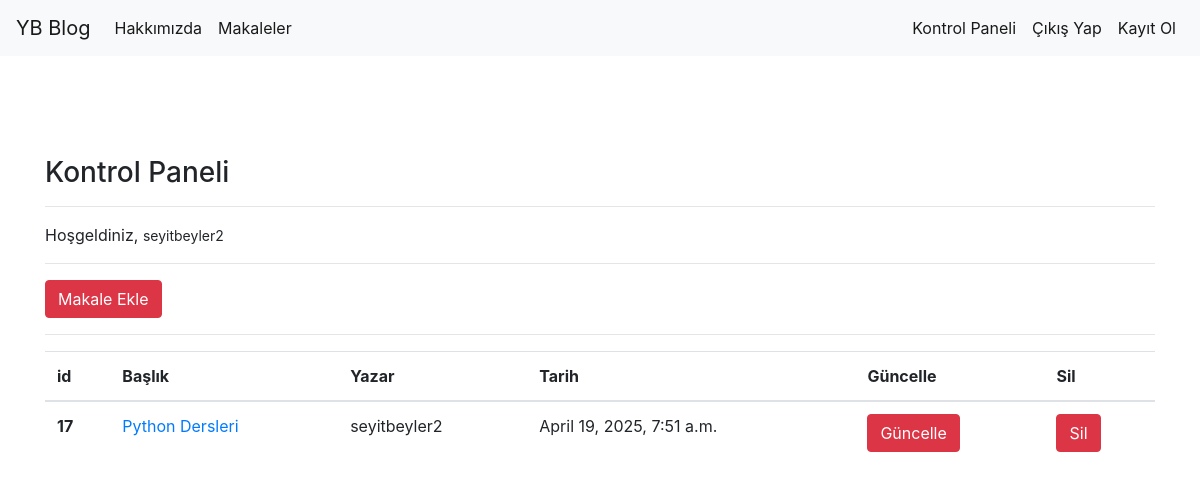
The app's page /articles/dashboard/ (signed in) with its own data.
### article/models.py (models this page shows, shortened)
class Article(models.Model):
    author = models.ForeignKey("auth.User",on_delete = models.CASCADE,verbose_name = "Yazar")
    title = models.CharField(max_length = 50,verbose_name= "Başlık")
    content = RichTextField()
    created_date = models.DateTimeField(auto_now_add=True,verbose_name="Oluşturulma Tarihi")
    article_image = models.FileField(blank = True,null = True,verbose_name = "Makaleye Fotoğraf Ekleyin")
    class Meta:
        ordering = ["-created_date"]

### article/views.py (the view)
# urls.py: path('dashboard/', views.dashboard,name = "dashboard"),
@login_required(login_url = "user:login")
def dashboard(request):
    articles = Article.objects.filter(author = request.user)
    context = {
        "articles":articles
    }
    return render(request,"dashboard.html",context)

### templates/dashboard.html
{% extends "layout.html" %}
{% block body %}
<h3>Kontrol Paneli</h3>
<hr>
<p>
    Hoşgeldiniz, <small>{{request.user.username}}</small>
</p>
<hr>
<a class = "btn btn-danger" href = "{% url 'article:addarticle' %}">Makale Ekle</a>
<hr>
{% if articles  %}
<table class="table">
    <thead>
      <tr>
        <th scope="col">id</th>
        <th scope="col">Başlık</th>
        <th scope="col">Yazar</th>
        <th scope="col">Tarih</th>
        <th scope="col">Güncelle</th>
        <th scope="col">Sil</th>
      </tr>
    </thead>
    <tbody>
        {% for article in articles %}
        <tr>
            <th scope="row">{{article.id}}</th>
            <td><a href="{% url 'article:detail' article.id %}"> {{article.title}}</a></td>
            <td>{{article.author.username}}</td>
            <td>{{article.created_date}}</td>
            <td><a href="{% url 'article:update' article.id %}" class = "btn btn-danger" >Güncelle</a></td>
            <td><a href="{% url 'article:delete' article.id %}" class = "btn btn-danger">Sil</a></td>
        </tr>
        {% endfor %}
    </tbody>
  </table>
{% else %}
<div class = "alert alert-danger">
    Henüz bir makaleniz bulunmuyor...
</div>
{% endif %}
{% endblock body %}

### records on screen
Article: id "17", title "Python Dersleri", author.username "seyitbeyler2", created_date "April 19, 2025, 7:51 a.m."

### other values on screen
{{ request.user.username }} "seyitbeyler2"
